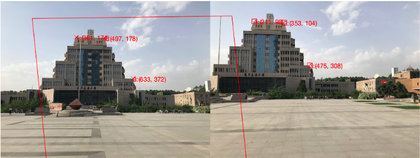
%> input picture pic/aff.png, 420 x 158 px, shrunk from 786 x 296 before the run
$ octave --eval "result = detHarrisCorners(imread('pic/aff.png'));"   (GNU Octave 9; MATLAB toolbox functions it lacks are replaced by stand-ins)
%> lines starting %> are read from the running program, lines starting %| are printed output that depends on the picture

function [locs,cornerness] = detHarrisCorners(img, corn_thresh, interactive)

%% parse the parameters
if(~exist('corn_thresh','var'))
    corn_thresh = 0.01;
end

if(~exist('interactive','var'))
    interactive = 0;
end

if(size(img,3)>1)
    img = rgb2gray(img);
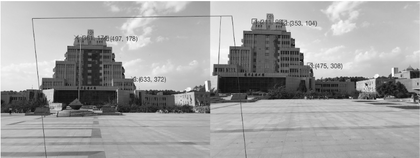
%> img: size 158x420 uint8; min 8, max 255, mean 160.4
end


%%
[nr,nc] = size(img);
%> nr = 158; nc = 420

%Filter for horizontal and vertical direction
dx = [1 0 -1];
dy = [1; 0; -1];


% Convolution of image with dx and dy
Ix = conv2(img, dx, 'same');
Iy = conv2(img, dy, 'same');
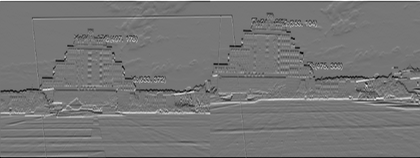
%> Iy: size 158x420 double; min -212, max 244, mean -0.6; drawn with min black and max white

if(interactive)
    figure(1);
    subplot(1,2,1); imagesc(Ix); axis equal image off; colormap('gray'); title('Ix');
    subplot(1,2,2); imagesc(Iy); axis equal image off; colormap('gray'); title('Iy');
    cdata = print('-RGBImage');
    imwrite(cdata, fullfile('corner', [name, '-grad.png']));
end

%% Raw Hessian Matrix
% Hessian Matrix Ixx, Iyy, Ixy
Ixx = Ix .* Ix;
Iyy = Iy .* Iy;
Ixy = Ix .* Iy;

if(interactive)
    figure(2); title('Before Smoothing');
    subplot(2,2,1); imagesc(Ixx); axis equal image off; colormap('gray'); title('Ixx');
    subplot(2,2,2); imagesc(Ixy); axis equal image off; colormap('gray'); title('Ixy');
    subplot(2,2,3); imagesc(Ixy); axis equal image off; colormap('gray'); title('Ixy');
    subplot(2,2,4); imagesc(Iyy); axis equal image off; colormap('gray'); title('Ixy');
    cdata = print('-RGBImage');
    imwrite(cdata, fullfile('corner', [name, '-rawHessian.png']));
end

%% Gaussian filter definition (https://en.wikipedia.org/wiki/Canny_edge_detector)
G = [2, 4, 5, 4, 2; 4, 9, 12, 9, 4;5, 12, 15, 12, 5;4, 9, 12, 9, 4;2, 4, 5, 4, 2];
G = 1/159.* G;

% Convolution with Gaussian filter
Ixx = conv2(Ixx, G, 'same');
Iyy = conv2(Iyy, G, 'same');
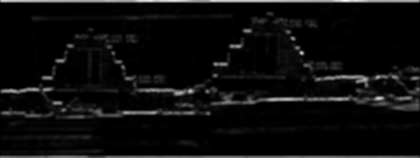
%> Iyy: size 158x420 double; min 0.0629, max 18235, mean 944.9; drawn with min black and max white
Ixy = conv2(Ixy, G, 'same');
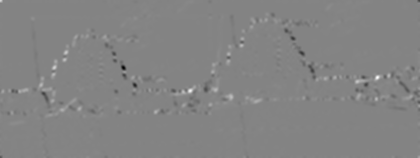
%> Ixy: size 158x420 double; min -8628.3, max 8057.2, mean 2.1; drawn with min black and max white

if(interactive)
    figure(3); title('After Smoothing');
    subplot(2,2,1); imagesc(Ixx); axis equal image off; colormap('gray'); title('Ixx');
    subplot(2,2,2); imagesc(Ixy); axis equal image off; colormap('gray'); title('Ixy');
    subplot(2,2,3); imagesc(Ixy); axis equal image off; colormap('gray'); title('Ixy');
    subplot(2,2,4); imagesc(Iyy); axis equal image off; colormap('gray'); title('Ixy');
    cdata = print('-RGBImage');
    imwrite(cdata, fullfile('corner', [name, '-smoothHessian.png']));
end

%%
% calculate the lambda1 and lambda2
if(interactive)
    delta = (Ixx + Iyy).^2 - 4 * 1 * (Ixx.*Iyy - Ixy .* Ixy);
    lambda1 = 0.5 * ((Ixx + Iyy) + sqrt(delta));
    lambda2 = 0.5 * ((Ixx + Iyy) - sqrt(delta));
    figure(6);
    subplot(1,2,1); imagesc(lambda1); axis equal image off; colormap('gray'); title('\lambda_1');
    subplot(1,2,2); imagesc(lambda2); axis equal image off; colormap('gray'); title('\lambda_2');
end

%%
% Calculate the corner responseling'luan
k = 0.04; % usually in the range[0.04 0.06]
R=zeros(nr,nc);
for h=1:nr
    for w=1:nc
        %计算M矩阵
        M=[Ixx(h,w) Ixy(h,w);Ixy(h,w) Iyy(h,w)];
        %计算R用于判断是否是边缘
        R(h,w)=det(M) - k*(trace(M))^2;
    end
end
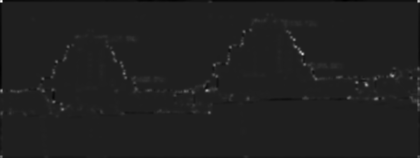
%> R: size 158x420 double; min -13108089.1, max 91985835.4, mean 280511.3; drawn with min black and max white

rmax = max(R(:)); % get the maximum response of the cornerness
%> rmax = 91985835.4
corner = zeros(nr,nc);
corner = (R>corn_thresh*rmax).*R;
%fun = @(x) max(x(:));
%Rlmax = nlfilter(R,[3 3], fun);
corner_peaks=imregionalmax(R);%区域最大值
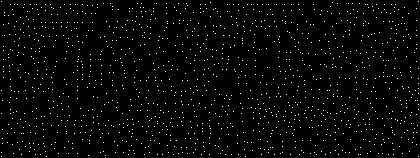
%> corner_peaks: size 158x420 logical; 1.9% white in thin lines or dots
if(interactive)
    figure(4);
    subplot(1,2,1); imagesc(R); title('Before Non-Local Maximum Suppression');axis equal image off; colormap('gray');

    subplot(1,2,2); imagesc(R .* corner); title('After Non-Local Maximum Suppression');axis equal image off; colormap('gray');
    cdata = print('-RGBImage');
    imwrite(cdata, fullfile('corner', [name, '-cornerness.png']));
end

%[iLoc, jLoc] = find(R.*corner > corn_thresh * rmax);

%[iLoc,jLoc] = find(corner>0);
for h=1:nr
    for w=1:nc
        if(corner_peaks(h,w)==1)
            if(corner(h,w)<=0)
                corner_peaks(h,w)=0;
            end
        end
    end
end
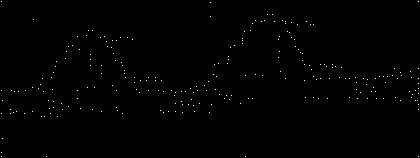
%> corner_peaks: size 158x420 logical; 0.37% white in thin lines or dots
[iLoc,jLoc] = find(corner_peaks==1);
%> iLoc = 248 values from 2 to 157; jLoc = 248 values from 2 to 419

if(interactive)
    figure(5); imagesc(img); hold on; axis equal image off; colormap('gray');
    for i = 1 : length(iLoc)
        plot(jLoc(i), iLoc(i), 'rx');
    end
    hold off;
    cdata = print('-RGBImage');size
    imwrite(cdata, fullfile('corner', [name, '-corners.png']));
end

% assign the output variables
locs = [jLoc iLoc];
%> locs = 248 rows, first 12: [2 2; 2 91; 2 114; 2 153; 2 157; 3 101; 3 139; 11 110; 11 114; 12 91; 14 113; 15 92]
cornerness = R(sub2ind(size(R),iLoc,jLoc));
%> cornerness = 248 values, max 91985835.4 at index 1, min 935800.7 at index 160, mean 11753772.1
%> `result = detHarrisCorners(imread('pic/aff.png'));`: result has the same summary as locs in detHarrisCorners

$ run again, on pic/pic4 - 副本.png
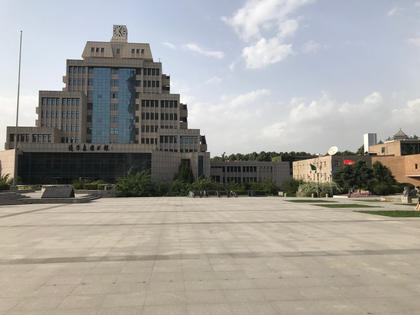
%> input picture pic/pic4 - 副本.png, 420 x 315 px, shrunk from 4032 x 3024 before the run
%> after the loop in detHarrisCorners, `for h=1:nr`:
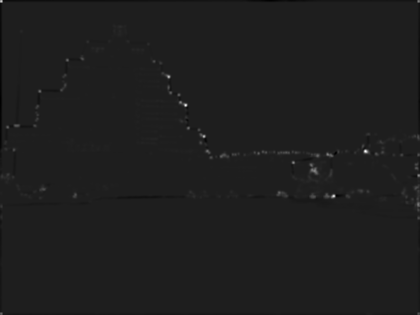
%> R: size 315x420 double; min -14467795.7, max 106632017.8, mean 115746.6; drawn with min black and max white
%> rmax = 106632017.8
%> after the loop in detHarrisCorners, `for h=1:nr`:
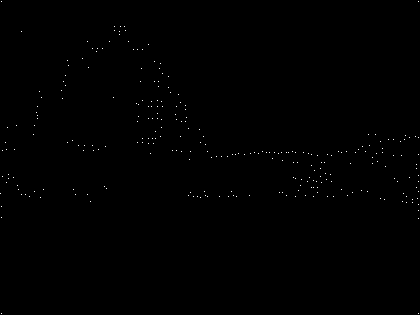
%> corner_peaks: size 315x420 logical; 0.21% white in thin lines or dots
%> iLoc = 274 values from 2 to 314; jLoc = 274 values from 1 to 419
%> locs = 274 rows, first 12: [1 194; 2 2; 2 207; 2 218; 2 314; 3 151; 3 177; 6 143; 7 150; 7 183; 8 128; 9 175]
%> cornerness = 274 values, max 106632017.8 at index 228, min 1068995.2 at index 111, mean 10922535.8
%> result has the same summary as locs in detHarrisCorners
